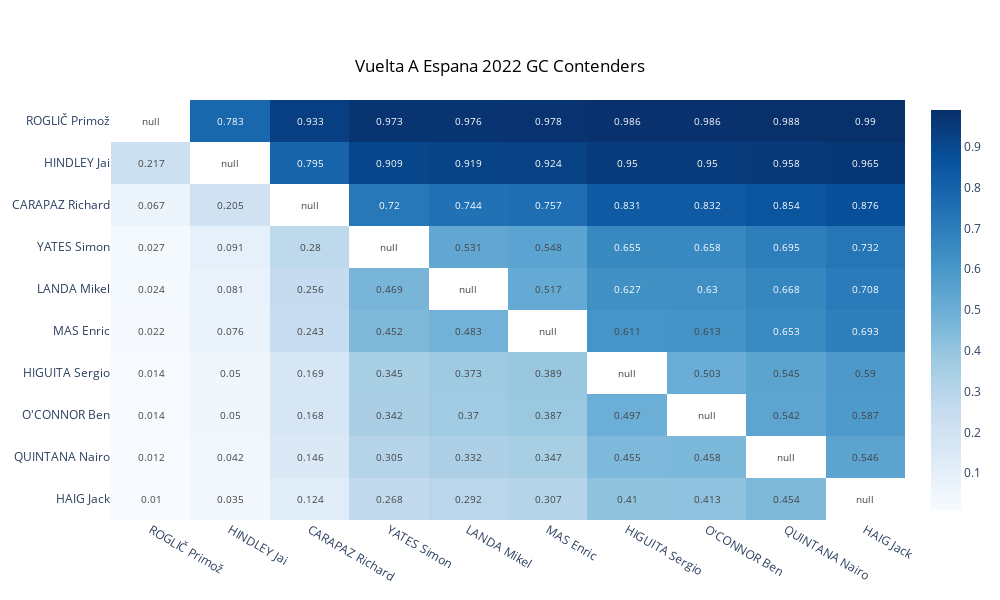

Notebook cell for this chart:
### Code cell
heatmap(ratings, STARTLIST, RACE.replace('-', ' ').title(), YEAR, RACE_TYPE,
        to_include = 10, q_base = 10, q_div = 150,
        fname = f'{RACE}-{YEAR}-{RACE_TYPE.lower()}-{GENDER}-heatmap.png')

### Figure 1 — Plotly figure (JSON) as saved in the notebook; plotly's stock layout.template omitted (floating-point values rounded to 4 significant figures)
{"data": [{"colorscale": [[0, "rgb(247,251,255)"], [0.125, "rgb(222,235,247)"], [0.25, "rgb(198,219,239)"], [0.375, "rgb(158,202,225)"], [0.5, "rgb(107,174,214)"], [0.625, "rgb(66,146,198)"], [0.75, "rgb(33,113,181)"], [0.875, "rgb(8,81,156)"], [1, "rgb(8,48,107)"]], "text": [[0.01, 0.035, 0.124, 0.268, 0.292, 0.307, 0.41, 0.413, 0.454, null], [0.012, 0.042, 0.146, 0.305, 0.332, 0.347, 0.455, 0.458, null, 0.546], [0.014, 0.05, 0.168, 0.342, 0.37, 0.387, 0.497, null, 0.542, 0.587], [0.014, 0.05, 0.169, 0.345, 0.373, 0.389, null, 0.503, 0.545, 0.59], [0.022, 0.076, 0.243, 0.452, 0.483, null, 0.611, 0.613, 0.653, 0.693], [0.024, 0.081, 0.256, 0.469, null, 0.517, 0.627, 0.63, 0.668, 0.708], [0.027, 0.091, 0.28, null, 0.531, 0.548, 0.655, 0.658, 0.695, 0.732], [0.067, 0.205, null, 0.72, 0.744, 0.757, 0.831, 0.832, 0.854, 0.876], [0.217, null, 0.795, 0.909, 0.919, 0.924, 0.95, 0.95, 0.958, 0.965], [null, 0.783, 0.933, 0.973, 0.976, 0.978, 0.986, 0.986, 0.988, 0.99]], "textfont": {"size": 10}, "texttemplate": "%{text}", "type": "heatmap", "x": ["ROGLIČ Primož", "HINDLEY Jai", "CARAPAZ Richard", "YATES Simon", "LANDA Mikel", "MAS Enric", "HIGUITA Sergio", "O'CONNOR Ben", "QUINTANA Nairo", "HAIG Jack"], "y": ["HAIG Jack", "QUINTANA Nairo", "O'CONNOR Ben", "HIGUITA Sergio", "MAS Enric", "LANDA Mikel", "YATES Simon", "CARAPAZ Richard", "HINDLEY Jai", "ROGLIČ Primož"], "z": [[0.01, 0.035, 0.124, 0.268, 0.292, 0.307, 0.41, 0.413, 0.454, null], [0.012, 0.042, 0.146, 0.305, 0.332, 0.347, 0.455, 0.458, null, 0.546], [0.014, 0.05, 0.168, 0.342, 0.37, 0.387, 0.497, null, 0.542, 0.587], [0.014, 0.05, 0.169, 0.345, 0.373, 0.389, null, 0.503, 0.545, 0.59], [0.022, 0.076, 0.243, 0.452, 0.483, null, 0.611, 0.613, 0.653, 0.693], [0.024, 0.081, 0.256, 0.469, null, 0.517, 0.627, 0.63, 0.668, 0.708], [0.027, 0.091, 0.28, null, 0.531, 0.548, 0.655, 0.658, 0.695, 0.732], [0.067, 0.205, null, 0.72, 0.744, 0.757, 0.831, 0.832, 0.854, 0.876], [0.217, null, 0.795, 0.909, 0.919, 0.924, 0.95, 0.95, 0.958, 0.965], [null, 0.783, 0.933, 0.973, 0.976, 0.978, 0.986, 0.986, 0.988, 0.99]]}], "layout": {"height": 600, "plot_bgcolor": "white", "title": {"font": {"color": "black"}, "text": "Vuelta A Espana 2022 GC Contenders", "x": 0.5, "y": 0.9}, "width": 1000, "xaxis": {"side": "bottom"}}}
